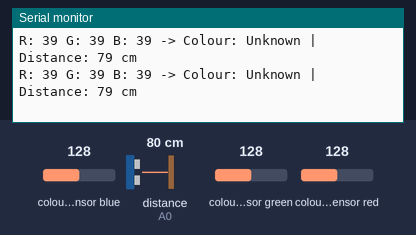
This sketch was run on a simulated Arduino Uno, built with avr-gcc and run on an emulated ATmega328P. On the bench: the last lines printed to the serial monitor. Wiring (inferred from the names in the program): ultrasonic range finder: trigger pin 13; echo A0; TCS3200 colour sensor: output pin 12; S2 pin 7; S3 pin 8; S0 pin 2; S1 pin 4. The inputs (shaded band) are chosen by the test bench; at power-on: colour sensor blue 128, colour sensor green 128, distance to the obstacle (sensor on A0) 80 cm, colour sensor red 128. The echo pulse lasts 58.3 µs per cm.

Above: at 1.2 s.
1.3 s: colour sensor blue set to 5
At 1.81 s:
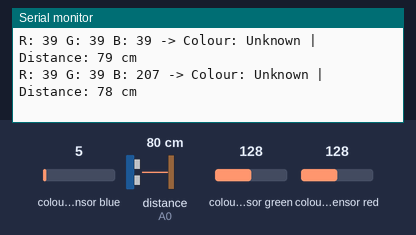
4.3 s: colour sensor green set to 5
At 5.01 s:
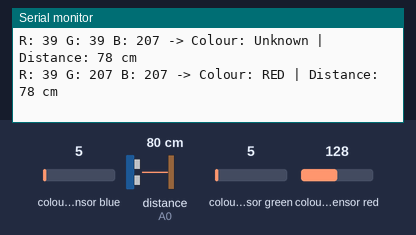
6.6 s: colour sensor blue set to 191
At 7.29 s:
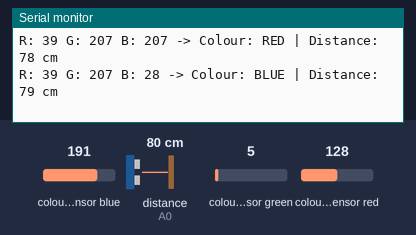
8.9 s: colour sensor green set to 250
At 9.57 s:
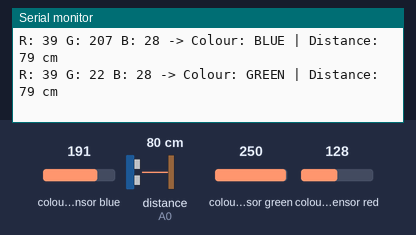
11.2 s: distance to the obstacle (sensor on A0) set to 2 cm
At 11.4 s:
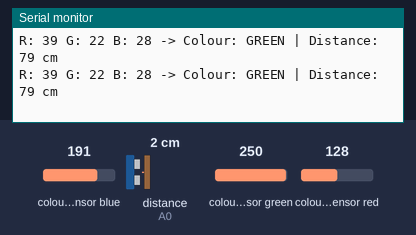
12.7 s: distance to the obstacle (sensor on A0) set to 60 cm
At 12.75 s:
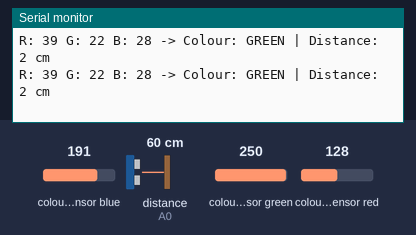
Timing chart, 0 to 15.7 s (numbered marks = the images above; inputs shaded):
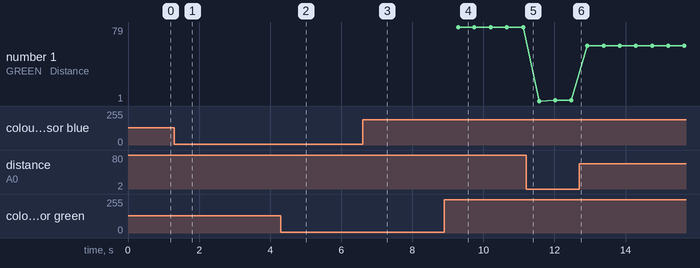

Measured:
- after the input at 1.3 s, the serial monitor: prints a new line after 0.23 s (image 1)
- after the input at 4.3 s, the serial monitor: prints a new line after 0.42 s (image 2)
- after the input at 6.6 s, the serial monitor: prints a new line after 0.41 s (image 3)
- after the input at 8.9 s, the serial monitor: prints a new line after 0.39 s (image 4)
- plotted number 1: 79 → 2 after the input at 11.2 s, 2 → 59 after the input at 12.7 s

The sketch:

DistanceTesting.ino
```cpp
//Code used to test distance sensors
#define S0 2
#define S1 4
#define S2 7
#define S3 8
#define OUT 12


#define TRIG_PIN 13
#define ECHO_PIN A0  // analog pin used as digital input

int redFreq = 0;
int greenFreq = 0;
int blueFreq = 0;

long duration;
int distance;

void setup() {
  Serial.begin(9600);

  //Pin assignment
  pinMode(S0, OUTPUT);
  pinMode(S1, OUTPUT);
  pinMode(S2, OUTPUT);
  pinMode(S3, OUTPUT);
  pinMode(OUT, INPUT);


  digitalWrite(S0, HIGH);
  digitalWrite(S1, LOW);


  pinMode(TRIG_PIN, OUTPUT);
  pinMode(ECHO_PIN, INPUT);


}

void loop() {
  //Send pulses to read colour
  digitalWrite(S2, LOW);
  digitalWrite(S3, LOW);
  delay(50);
  redFreq = pulseIn(OUT, LOW);


  digitalWrite(S2, HIGH);
  digitalWrite(S3, HIGH);
  delay(50);
  greenFreq = pulseIn(OUT, LOW);


  digitalWrite(S2, LOW);
  digitalWrite(S3, HIGH);
  delay(50);
  blueFreq = pulseIn(OUT, LOW);


  String detectedColor = "Unknown";
  //Detects colour based on domiant colour
  if (redFreq < greenFreq && redFreq < blueFreq) {
      detectedColor = "RED";
  }
  else if (greenFreq < redFreq && greenFreq < blueFreq) {
      detectedColor = "GREEN";
  }
  else if (blueFreq < redFreq && blueFreq < greenFreq) {
      detectedColor = "BLUE";
  }


  digitalWrite(TRIG_PIN, LOW);
  delayMicroseconds(2);
  digitalWrite(TRIG_PIN, HIGH);
  delayMicroseconds(10);
  digitalWrite(TRIG_PIN, LOW);

  //Sends pulse and meeasures time of flight
  duration = pulseIn(ECHO_PIN, HIGH);


  distance = duration * 0.034 / 2;
  //Prints colour frequency and distance

  Serial.print("R: "); Serial.print(redFreq);
  Serial.print(" G: "); Serial.print(greenFreq);
  Serial.print(" B: "); Serial.print(blueFreq);
  Serial.print(" -> Colour: "); Serial.print(detectedColor);
  Serial.print(" | Distance: "); Serial.print(distance);
  Serial.println(" cm");

  delay(300);
}
```
